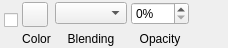
<?xml version="1.0" encoding="UTF-8"?>
<ui version="4.0">
 <class>propertyFill</class>
 <widget class="QWidget" name="propertyFill">
  <property name="geometry">
   <rect>
    <x>0</x>
    <y>0</y>
    <width>228</width>
    <height>48</height>
   </rect>
  </property>
  <property name="maximumSize">
   <size>
    <width>300</width>
    <height>16777215</height>
   </size>
  </property>
  <property name="windowTitle">
   <string>Form</string>
  </property>
  <layout class="QHBoxLayout" name="horizontalLayout">
   <property name="spacing">
    <number>4</number>
   </property>
   <property name="leftMargin">
    <number>4</number>
   </property>
   <property name="topMargin">
    <number>2</number>
   </property>
   <property name="rightMargin">
    <number>4</number>
   </property>
   <property name="bottomMargin">
    <number>2</number>
   </property>
   <item>
    <layout class="QVBoxLayout" name="verticalLayout_4">
     <property name="spacing">
      <number>1</number>
     </property>
     <item>
      <widget class="QCheckBox" name="cb_active">
       <property name="text">
        <string/>
       </property>
      </widget>
     </item>
     <item>
      <spacer name="verticalSpacer">
       <property name="orientation">
        <enum>Qt::Vertical</enum>
       </property>
       <property name="sizeType">
        <enum>QSizePolicy::Fixed</enum>
       </property>
       <property name="sizeHint" stdset="0">
        <size>
         <width>1</width>
         <height>6</height>
        </size>
       </property>
      </spacer>
     </item>
    </layout>
   </item>
   <item>
    <layout class="QVBoxLayout" name="verticalLayout">
     <property name="spacing">
      <number>1</number>
     </property>
     <item>
      <widget class="ColorButton" name="btn_color">
       <property name="sizePolicy">
        <sizepolicy hsizetype="Fixed" vsizetype="Fixed">
         <horstretch>0</horstretch>
         <verstretch>0</verstretch>
        </sizepolicy>
       </property>
       <property name="text">
        <string/>
       </property>
       <property name="iconSize">
        <size>
         <width>18</width>
         <height>18</height>
        </size>
       </property>
      </widget>
     </item>
     <item>
      <widget class="QLabel" name="label">
       <property name="font">
        <font>
         <pointsize>9</pointsize>
        </font>
       </property>
       <property name="text">
        <string>Color</string>
       </property>
       <property name="alignment">
        <set>Qt::AlignBottom|Qt::AlignHCenter</set>
       </property>
      </widget>
     </item>
    </layout>
   </item>
   <item>
    <layout class="QVBoxLayout" name="verticalLayout_2">
     <property name="spacing">
      <number>1</number>
     </property>
     <item>
      <widget class="QComboBox" name="combo_blending">
       <property name="sizePolicy">
        <sizepolicy hsizetype="MinimumExpanding" vsizetype="Fixed">
         <horstretch>0</horstretch>
         <verstretch>0</verstretch>
        </sizepolicy>
       </property>
      </widget>
     </item>
     <item>
      <widget class="QLabel" name="label_3">
       <property name="font">
        <font>
         <pointsize>9</pointsize>
        </font>
       </property>
       <property name="text">
        <string>Blending</string>
       </property>
       <property name="alignment">
        <set>Qt::AlignBottom|Qt::AlignHCenter</set>
       </property>
      </widget>
     </item>
    </layout>
   </item>
   <item>
    <layout class="QVBoxLayout" name="verticalLayout_3">
     <property name="spacing">
      <number>1</number>
     </property>
     <item>
      <widget class="QSpinBox" name="sb_opacity">
       <property name="suffix">
        <string>%</string>
       </property>
       <property name="maximum">
        <number>100</number>
       </property>
      </widget>
     </item>
     <item>
      <widget class="QLabel" name="label_4">
       <property name="font">
        <font>
         <pointsize>9</pointsize>
        </font>
       </property>
       <property name="text">
        <string>Opacity</string>
       </property>
       <property name="alignment">
        <set>Qt::AlignBottom|Qt::AlignHCenter</set>
       </property>
      </widget>
     </item>
    </layout>
   </item>
   <item>
    <spacer name="horizontalSpacer">
     <property name="orientation">
      <enum>Qt::Horizontal</enum>
     </property>
     <property name="sizeHint" stdset="0">
      <size>
       <width>40</width>
       <height>20</height>
      </size>
     </property>
    </spacer>
   </item>
  </layout>
 </widget>
 <customwidgets>
  <customwidget>
   <class>ColorButton</class>
   <extends>QToolButton</extends>
   <header>src/widgets/colorbutton.h</header>
  </customwidget>
 </customwidgets>
 <resources/>
 <connections/>
</ui>
